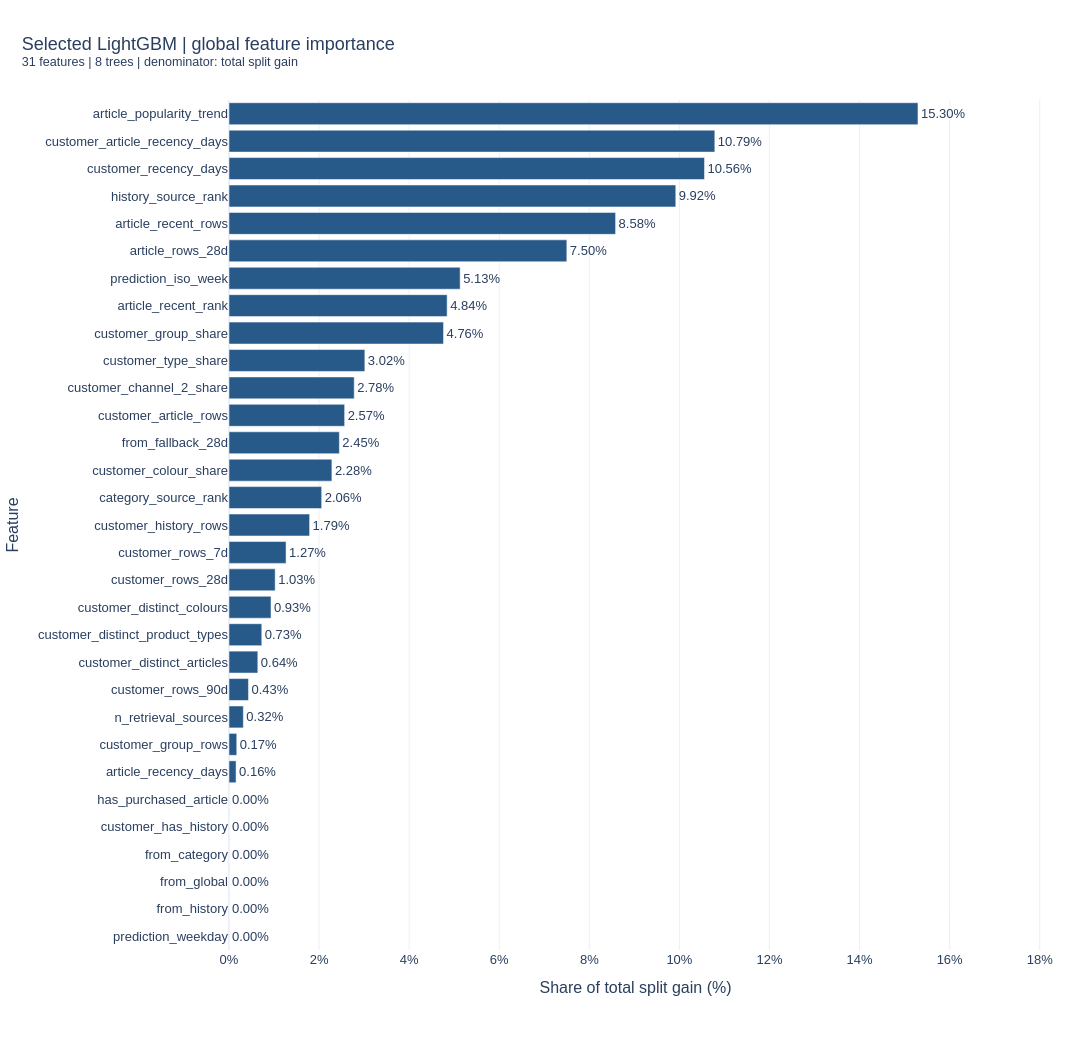

Notebook code for this chart:
### Code cell
importance = pd.DataFrame(
    {
        "feature": model.feature_name(),
        "gain": model.feature_importance(
            importance_type="gain",
            iteration=-1,
        ),
        "split_count": model.feature_importance(
            importance_type="split",
            iteration=-1,
        ),
    }
)

assert len(importance) == 31
assert importance["feature"].is_unique
assert np.isfinite(importance["gain"]).all()
assert importance["gain"].ge(0).all()

total_gain = float(importance["gain"].sum())
assert total_gain > 0

importance["gain_share_pct"] = (
    100 * importance["gain"] / total_gain
)

assert np.isclose(
    importance["gain_share_pct"].sum(),
    100,
)

recorded_importance = pd.read_csv(
    MODEL_PATH.parent / "feature_importance.csv"
).set_index("feature")

np.testing.assert_allclose(
    importance["gain"].to_numpy(),
    recorded_importance.loc[
        importance["feature"], "gain"
    ].to_numpy(),
    rtol=1e-12,
    atol=1e-8,
)

importance = importance.sort_values(
    ["gain", "feature"],
    ascending=[False, True],
).reset_index(drop=True)

importance_path = DIAGNOSTIC_ROOT / "feature_importance.csv"
importance.to_csv(importance_path, index=False)

display(importance)

plot_data = importance.sort_values(
    "gain_share_pct",
    ascending=True,
)

fig = px.bar(
    plot_data,
    x="gain_share_pct",
    y="feature",
    orientation="h",
    text="gain_share_pct",
    hover_data={
        "gain": ":.2f",
        "split_count": True,
    },
    labels={
        "feature": "Feature",
        "gain_share_pct": "Share of total split gain (%)",
        "gain": "Total split gain",
        "split_count": "Number of splits",
    },
    title=(
        "Selected LightGBM | global feature importance"
        f"<br><sup>{model.num_feature()} features | "
        f"{model.num_trees()} trees | "
        "denominator: total split gain</sup>"
    ),
)

fig.update_traces(
    texttemplate="%{x:.2f}%",
    textposition="outside",
    cliponaxis=False,
)
fig.update_xaxes(
    range=[0, importance["gain_share_pct"].max() * 1.18],
    ticksuffix="%",
)
fig.update_yaxes(automargin=True)



figure_name = f"diagnostics_{candidate['method']}_gain"
show_figure(
    fig,
    PROJECT_ROOT,
    figure_name,
    height=1050,
)

manifest_path = (
    DIAGNOSTIC_ROOT / "feature_importance_manifest.json"
)
write_json(
    manifest_path,
    {
        "candidate": candidate,
        "importance_type": "gain",
        "total_gain": total_gain,
        "feature_count": len(importance),
        "tree_count": model.num_trees(),
    },
)

os.environ.setdefault("MLFLOW_ALLOW_FILE_STORE", "true")
mlflow.set_tracking_uri((PROJECT_ROOT / "mlruns").as_uri())

with mlflow.start_run(run_id=candidate["mlflow_run_id"]):
    for path in [
        importance_path,
        manifest_path,
        PROJECT_ROOT / f"artifacts/figures/{figure_name}.png",
    ]:
        mlflow.log_artifact(
            str(path),
            artifact_path="stage8/feature_importance",
        )

### Figure 1 — Plotly figure (JSON) as saved in the notebook; plotly's stock layout.template omitted (floating-point values rounded to 4 significant figures)
{"data": [{"cliponaxis": false, "customdata": [[0.0, 0.0], [0.0, 0.0], [0.0, 0.0], [0.0, 0.0], [0.0, 0.0], [0.0, 0.0], [42.68, 1.0], [46.8, 3.0], [86.57, 2.0], [117.6, 5.0], [174.0, 6.0], [197.9, 7.0], [253.7, 11.0], [278.8, 6.0], [344.6, 12.0], [486.7, 11.0], [559.5, 13.0], [621.2, 26.0], [666.4, 1.0], [698.2, 6.0], [756.0, 27.0], [820.2, 29.0], [1295.0, 34.0], [1317.0, 26.0], [1396.0, 24.0], [2040.0, 53.0], [2334.0, 45.0], [2698.0, 18.0], [2871.0, 46.0], [2933.0, 32.0], [4160.0, 52.0]], "hovertemplate": "Share of total split gain (%)=%{text}<br>Feature=%{y}<br>Total split gain=%{customdata[0]:.2f}<br>Number of splits=%{customdata[1]}<extra></extra>", "legendgroup": "", "marker": {"color": "#285A89", "pattern": {"shape": ""}}, "name": "", "orientation": "h", "showlegend": false, "text": [0.0, 0.0, 0.0, 0.0, 0.0, 0.0, 0.1569, 0.1721, 0.3184, 0.4324, 0.64, 0.7277, 0.9329, 1.025, 1.267, 1.79, 2.057, 2.284, 2.451, 2.568, 2.78, 3.016, 4.763, 4.843, 5.132, 7.501, 8.583, 9.919, 10.56, 10.79, 15.3], "textposition": "outside", "texttemplate": "%{x:.2f}%", "type": "bar", "x": [0.0, 0.0, 0.0, 0.0, 0.0, 0.0, 0.1569, 0.1721, 0.3184, 0.4324, 0.64, 0.7277, 0.9329, 1.025, 1.267, 1.79, 2.057, 2.284, 2.451, 2.568, 2.78, 3.016, 4.763, 4.843, 5.132, 7.501, 8.583, 9.919, 10.56, 10.79, 15.3], "xaxis": "x", "y": ["prediction_weekday", "from_history", "from_global", "from_category", "customer_has_history", "has_purchased_article", "article_recency_days", "customer_group_rows", "n_retrieval_sources", "customer_rows_90d", "customer_distinct_articles", "customer_distinct_product_types", "customer_distinct_colours", "customer_rows_28d", "customer_rows_7d", "customer_history_rows", "category_source_rank", "customer_colour_share", "from_fallback_28d", "customer_article_rows", "customer_channel_2_share", "customer_type_share", "customer_group_share", "article_recent_rank", "prediction_iso_week", "article_rows_28d", "article_recent_rows", "history_source_rank", "customer_recency_days", "customer_article_recency_days", "article_popularity_trend"], "yaxis": "y"}], "layout": {"barmode": "relative", "colorway": ["#285A89", "#B67824", "#687B38", "#9B596D", "#78629A"], "font": {"family": "Arial", "size": 13}, "height": 1050, "legend": {"orientation": "h", "tracegroupgap": 0, "x": 0, "y": 1.02, "yanchor": "bottom"}, "margin": {"b": 100, "l": 100, "r": 50, "t": 100}, "title": {"font": {"size": 18}, "text": "Selected LightGBM | global feature importance<br><sup>31 features | 8 trees | denominator: total split gain</sup>", "x": 0.02, "xanchor": "left"}, "width": 1100, "xaxis": {"anchor": "y", "domain": [0, 1], "range": [0, 18.05], "ticksuffix": "%", "title": {"text": "Share of total split gain (%)"}}, "yaxis": {"anchor": "x", "automargin": true, "domain": [0, 1], "title": {"text": "Feature"}}}}
